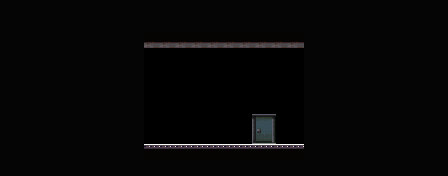

The image is a tile-based game level rendered from a .tmx file. Its description and source (layers, tilesets, objects; grid data summarised) follow:
An orthogonal 28x11 tile map with 16x16 px tiles, 3 tile layers (Back, Passability, Fore), 2 tilesets.

<map version="1.2" tiledversion="1.3.1" orientation="orthogonal" renderorder="right-down" compressionlevel="-1" width="28" height="11" tilewidth="16" tileheight="16" infinite="0" nextlayerid="5" nextobjectid="1">
 <tileset firstgid="1" source="../Tilesets/general.tsx" />
 <tileset firstgid="81" source="../Tilesets/Editor.tsx" />
 <layer id="1" name="Back" width="28" height="11">
  <data>[308 cells, 248 non-empty, 3 distinct tile ids]</data>
 </layer>
 <layer id="3" name="Passability" width="28" height="11" opacity="0">
  <data>[308 cells, 2 non-empty, 1 distinct tile ids]</data>
 </layer>
 <objectgroup id="4" name="Object Layer 1" />
 <layer id="2" name="Fore" width="28" height="11" opacity="0.5">
  <data>[308 cells, 6 non-empty, 6 distinct tile ids]</data>
 </layer>
</map>
